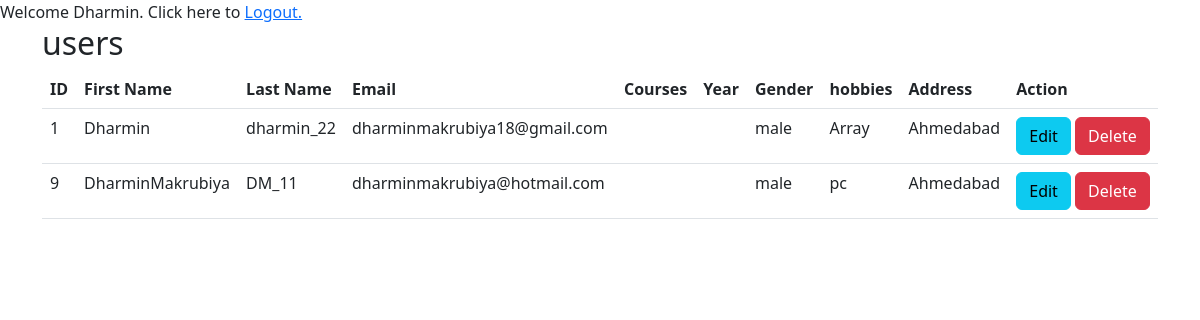
The app's page /Registration/homepage.php (signed in) with its own data.
### tables this page shows
CREATE TABLE `users` (
  `id` int(11) NOT NULL,
  `name` varchar(255) NOT NULL,
  `user_name` varchar(255) NOT NULL,
  `email` varchar(255) NOT NULL,
  `gender` varchar(255) NOT NULL,
  `hobbies` varchar(255) NOT NULL,
  `address` varchar(255) NOT NULL,
  `email_verification_link` longtext NOT NULL,
  `password` longtext NOT NULL,
  `email_verified_at` timestamp NOT NULL DEFAULT current_timestamp() ON UPDATE current_timestamp()
);

### Registration/homepage.php (the view, shortened to what this page needs)
<?php
    include "db.php";
    $sql = "SELECT * FROM users";
    $result = $conn->query($sql);
?>
<html>
<head>
<link href="https://cdn.jsdelivr.net/npm/bootstrap@5.2.1/dist/css/bootstrap.min.css" rel="stylesheet">
</head>
<body>
    <?php
        if ($_SESSION["name"]) {
    ?>
        Welcome <?php echo $_SESSION["name"]; ?>. Click here to <a href="logout.php" tite="Logout">Logout.</a>
    <?php
        }
        else
        {
            echo "<h1>Please login first .</h1>";
        }
    ?>
    <div class="container">
        <h2>users</h2>
        <table class="table">
                <tr>
                    <th>ID</th>
                    <th>First Name</th>
                    <th>Last Name</th>
                    <th>Email</th>
                    <th>Courses</th>
                    <th>Year</th>
                    <th>Gender</th>
                    <th>hobbies</th>
                    <th>Address</th>
                    <th>Action</th>
                </tr>
            <tbody>
                <?php
                if ($result->num_rows > 0) {
                    while ($row = $result->fetch_assoc()) {
                ?>
                        <tr>
                            <td><?php echo $row['id']; ?></td>
                            <td><?php echo $row['name']; ?></td>
                            <td><?php echo $row['user_name']; ?></td>
                            <td><?php echo $row['email']; ?></td>
                            <td><?php echo $row['course']; ?></td>
                            <td><?php echo $row['year']; ?></td>
                            <td><?php echo $row['gender']; ?></td>
                            <td><?php echo $row['hobbies']; ?></td>
                            <td><?php echo $row['address']; ?></td>
                            <td>
                                <a class="btn btn-info" href="update.php?id=<?php echo $row['id']; ?>">Edit</a>
                                <a class="btn btn-danger" href="delete.php?id=<?php echo $row['id']; ?>">Delete</a>
                            </td>
                        </tr>
                <?php       }
                }
                ?>
            </tbody>
        </table>
    </div>
</body>

### records on screen
users: id "1", name "Dharmin", user_name "dharmin_22", email "dharminmakrubiya18@gmail.com", gender "male", hobbies "Array", address "Ahmedabad"
users: id "9", name "DharminMakrubiya", user_name "DM_11", email "dharminmakrubiya@hotmail.com", gender "male", hobbies "pc", address "Ahmedabad"

### other values on screen
$_SESSION["name"] "Dharmin"
